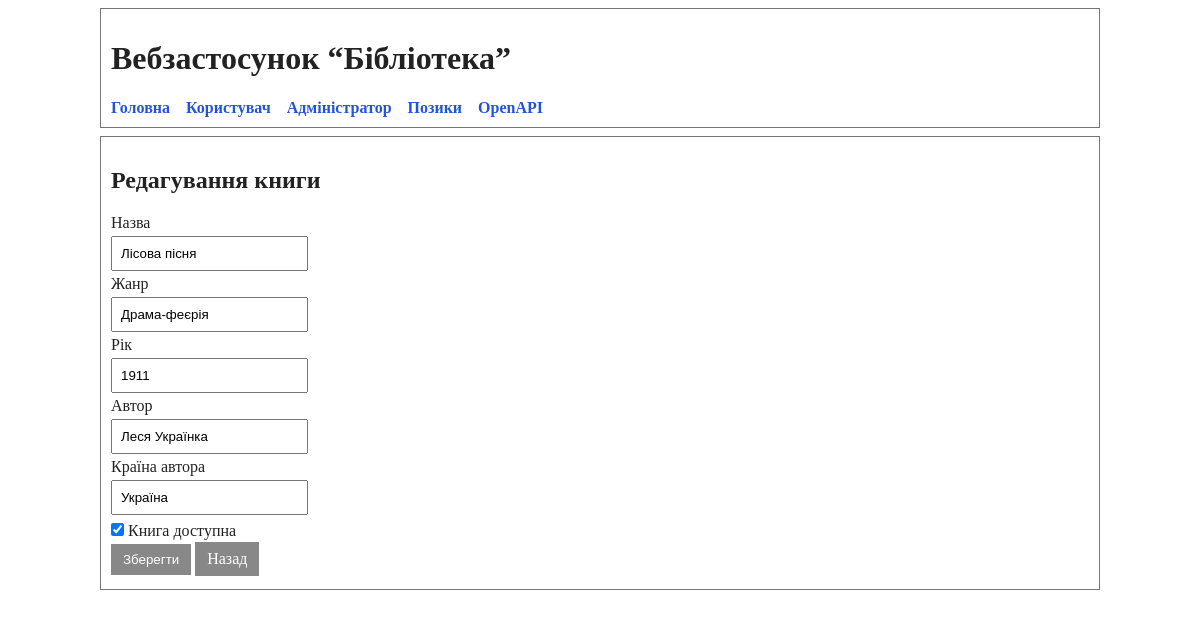
The app's page /books/1/edit?role=admin with its own data.
### models.py (models this page shows)
class Book(Base):
    __tablename__ = "books"
    id: Mapped[int] = mapped_column(Integer, primary_key=True, index=True)
    title: Mapped[str] = mapped_column(String(150), nullable=False)
    genre: Mapped[str] = mapped_column(String(50), nullable=False)
    year: Mapped[int] = mapped_column(Integer, nullable=False)
    available: Mapped[bool] = mapped_column(Boolean, default=True)
    author_id: Mapped[int] = mapped_column(ForeignKey("authors.id"))
    author: Mapped["Author"] = relationship(back_populates="books")
    loans: Mapped[list["Loan"]] = relationship(
        back_populates="book",
        cascade="all, delete-orphan"
    )

class Author(Base):
    __tablename__ = "authors"
    id: Mapped[int] = mapped_column(Integer, primary_key=True, index=True)
    full_name: Mapped[str] = mapped_column(String(100), nullable=False)
    country: Mapped[str] = mapped_column(String(50), nullable=False)
    books: Mapped[list["Book"]] = relationship(
        back_populates="author",
        cascade="all, delete-orphan"
    )

### main.py (the view)
@app.get("/books/{book_id}/edit", response_class=HTMLResponse, tags=["books"])
def edit_book_page(
    book_id: int,
    request: Request,
    role: str = "user",
    db: Session = Depends(get_db)
):
    require_admin(role)
    book = db.query(Book).filter(Book.id == book_id).first()
    if not book:
        raise HTTPException(status_code=404, detail="Книгу не знайдено")
    authors = db.query(Author).order_by(Author.full_name).all()
    return templates.TemplateResponse(
        "edit_book.html",
        {
            "request": request,
            "book": book,
            "authors": authors,
            "role": role
        }
    )

### templates/edit_book.html (shortened to what this page needs)
{% extends "base.html" %}
{% block content %}
<h2>Редагування книги</h2>
<form method="post" action="/books/{{ book.id }}/update">
    <div>
        <label>Назва</label><br>
        <input type="text" name="title" value="{{ book.title }}" required>
    </div>
    <div>
        <label>Жанр</label><br>
        <input type="text" name="genre" value="{{ book.genre }}" required>
    </div>
    <div>
        <label>Рік</label><br>
        <input type="number" name="year" value="{{ book.year }}" required>
    </div>
    <div>
        <label>Автор</label><br>
        <input type="text" name="author_name" value="{{ book.author.full_name }}" required>
    </div>
    <div>
        <label>Країна автора</label><br>
        <input type="text" name="author_country" value="{{ book.author.country }}">
    </div>
    <div>
        <label>
            <input type="checkbox" name="available" value="true" {% if book.available %}checked{% endif %}>
            Книга доступна
        </label>
    </div>
    <button type="submit">Зберегти</button>
    <a class="button" href="/books?role={{ role }}">Назад</a>
</form>
{% endblock %}

### templates/base.html (style rules this page uses)
body { font-family: "Times New Roman", serif; max-width: 1000px; margin: 8px auto; background: white; color: #222; }
input, select, button { padding: 8px; margin: 4px 0; }
button, .button { background: #888; color: white; border: 0; padding: 8px 12px; cursor: pointer; text-decoration: none; display: inline-block; }

### records on screen
Book: title "Лісова пісня", genre "Драма-феєрія", year "1911", available "☑"
Author: author_name "Леся Українка", author_country "Україна"
